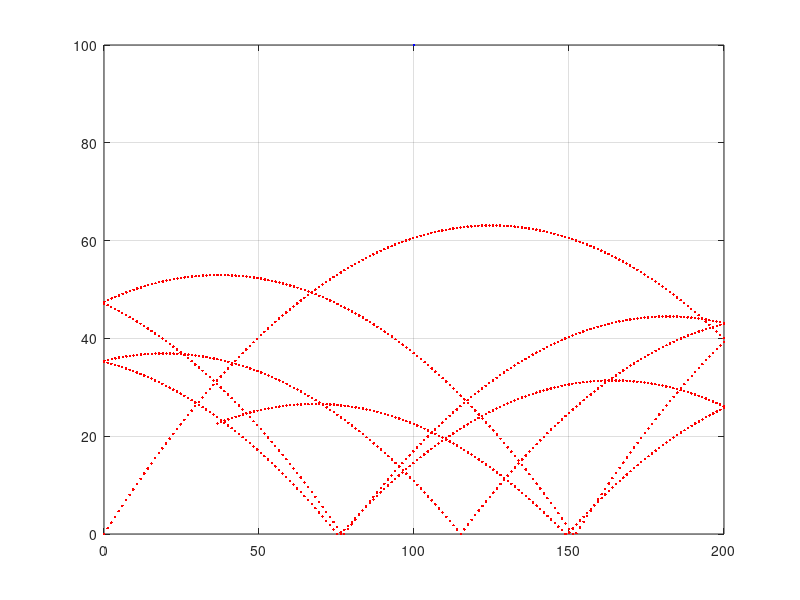

Write MATLAB code to recreate this figure.

sx = 0;
sy = 0;
tx = 100;
ty = 100;


%dt = (0:0.5:10);

bx = sx;
by = sy;
angle = 45;
bvi = 50
bvx = bvi*cosd(angle);
bvy = bvi*sind(angle);

fps = 30;
xlim([0,200])
ylim([0,200])
h = plot(bx, by, '.r')
grid on;
hold all;
plot(tx,ty, '.b')


for i_=1:1000
    dt = 1.0 / fps;
    
    drag = -0.1;
    grav = -10;

    bax = drag;
    bay = grav;

% VEGETTA / CELL INTEGRATOR IMPLEMENTATION    
    bx = sx + bx + (bvx * dt);
    bvx = bvx + (bax * dt);
    if bx>200
        bvx = -bvx;
        bx = 200;
    end
    if bx<0
        bvx = -bvx;
        bx = 0;
    end

% VEGETTA / CELL INTEGRATOR IMPLEMENTATION
    by = sy + by + (bvy * dt);
    bvy = bvy + (bay * dt);
    
    if by<0
        bvy = -bvy*0.9;
        by = 0;
    end
    
%     set(h, 'Ydata', by, '.r')
%     set(h, 'Xdata', bx, '.r')
    plot(bx, by, '.r')
    if bx == tx
    end
    hold all;
    pause(0.01)
end
